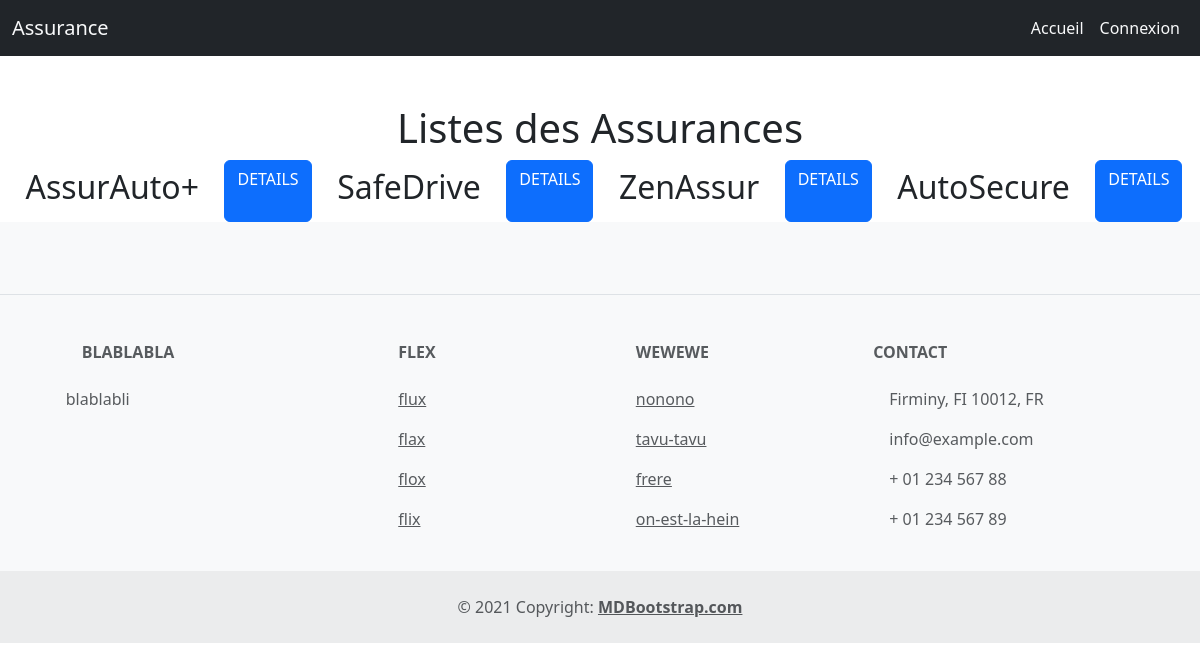
The page / on the database its author committed.
### tables this page shows
CREATE TABLE contract (
    id INT AUTO_INCREMENT PRIMARY KEY,
    insurance_id INT,
    name VARCHAR(255) NOT NULL,
    FOREIGN KEY (insurance_id) REFERENCES insurance(id)
);

CREATE TABLE insurance (
    id INT AUTO_INCREMENT PRIMARY KEY,
    name VARCHAR(255) NOT NULL
);

### src/Controller/HomeController.php (called while the page is built, shortened)
<?php
class HomeController
{
    private InsuranceManager $insuranceManager;
    public function __construct()
    {
        $this->insuranceManager = new InsuranceManager();
    }
    public function homePage(): void
    {
        $insurances = $this->insuranceManager->selectAll();
        require_once("views/home_page.php");
    }
}

### src/Manager/DatabaseManager.php (called while the page is built, shortened)
<?php
class DatabaseManager
{
    private static ?PDO $pdo = null;
    private static function connectDB(): PDO
    {
        $host = 'localhost';
        $dbName = 'insurance';
        $user = 'root';
        $password = '';
        try {
            return new PDO(
                "mysql:host=$host;dbname=$dbName;charset=utf8",
                $user,
                $password,
                [
                    PDO::ATTR_ERRMODE => PDO::ERRMODE_EXCEPTION,
                    PDO::ATTR_DEFAULT_FETCH_MODE => PDO::FETCH_ASSOC
                ]
            );
        } catch (PDOException $e) {
            die("Erreur de connexion à la base de données : " . $e->getMessage());
        }
    }
    protected static function getConnexion(): PDO
    {
        if (self::$pdo === null) {
            self::$pdo = self::connectDB();
        }
        return self::$pdo;
    }
}

### src/Manager/InsuranceManager.php (called while the page is built, shortened)
<?php
class InsuranceManager extends DatabaseManager
{
    public function selectAll(): array
    {
        $requete = self::getConnexion()->prepare(
            "SELECT
                i.id,
                i.name,
                c.id AS contract_id,
                c.name AS contract_name
                    FROM
                    insurance i
                        LEFT JOIN contract c ON i.id = c.insurance_id
                        -- left join contract price and the insurance
                            GROUP BY
                            i.id
                            ORDER BY
                            i.id, c.id
                            ;"
        );
        $requete->execute();
        $arrayInsurances = $requete->fetchAll();
        $insurances = [];
        foreach ($arrayInsurances as $arrayInsurance) {
            $insurances[] = new Insurance($arrayInsurance["id"], $arrayInsurance["name"]);
        }
        return $insurances;
    }
}

### src/Model/Insurance.php (called while the page is built, shortened)
<?php
class Insurance
{
    public function __construct(
        private ?int $id,
        private string $name,
        private array $contracts = [],
    ) {
        $this->id = $id;
        $this->name = $name;
    }
    public function getId():?int
    {
        return $this->id;
    }
    public function getName():string
    {
        return $this->name;
    }
}

### views/home_page.php (the view, shortened to what this page needs)
<?php
require_once("block/header.php");
?>
    <h1 class="text-center">Listes des Assurances</h1>
    <div class="d-flex flex-wrap justify-content-evenly">
        <?php foreach ($insurances as $insurance): ?>
                <div class="p-2">
                    <h2><?= $insurance->getName() ?></h2>
                </div>
    <div class="d-flex justify-content-between">
        <a class="btn btn-primary" href="index.php?action=detail&id=<?= $insurance->getId() ?>">DETAILS</a>
            </div>
        <?php endforeach; ?>
    </div>
<?php
require_once("block/footer.php");

### rows shown on the page
contract: insurance.name "AssurAuto+"
contract: insurance.name "SafeDrive"
contract: insurance.name "ZenAssur"
contract: insurance.name "AutoSecure"
